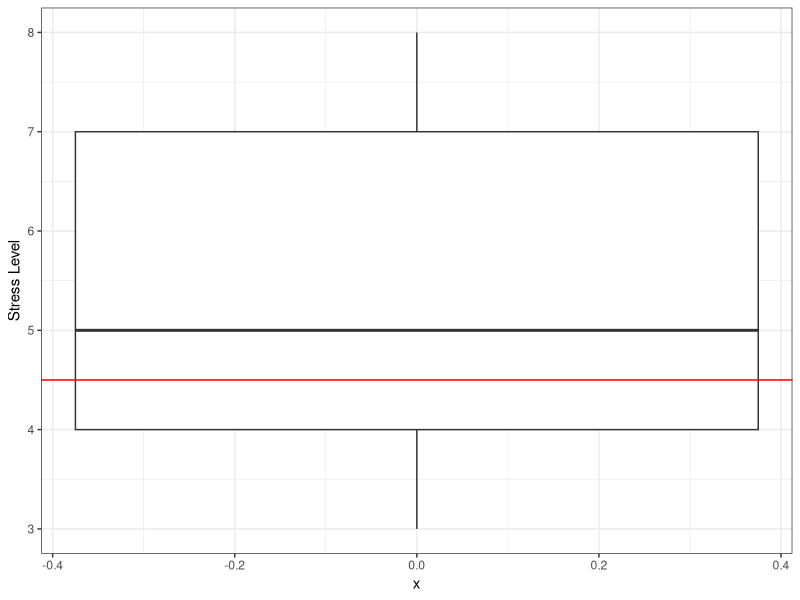
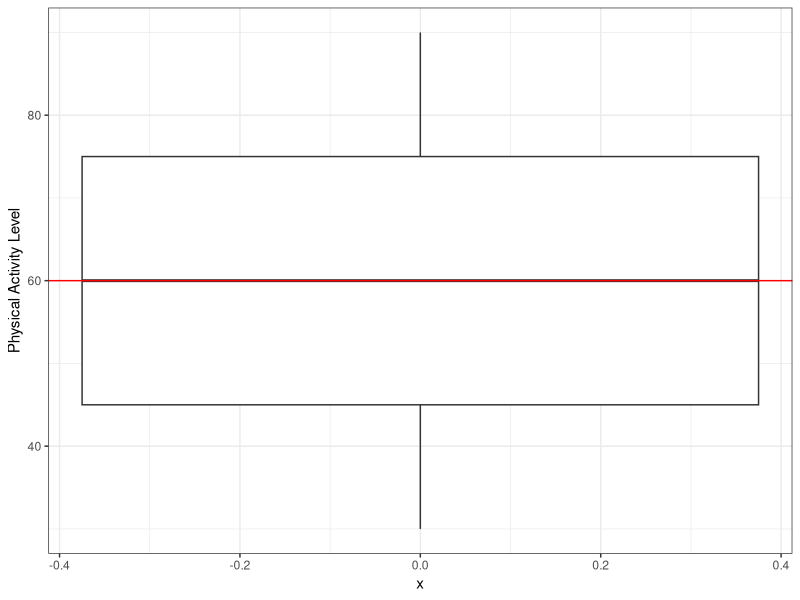
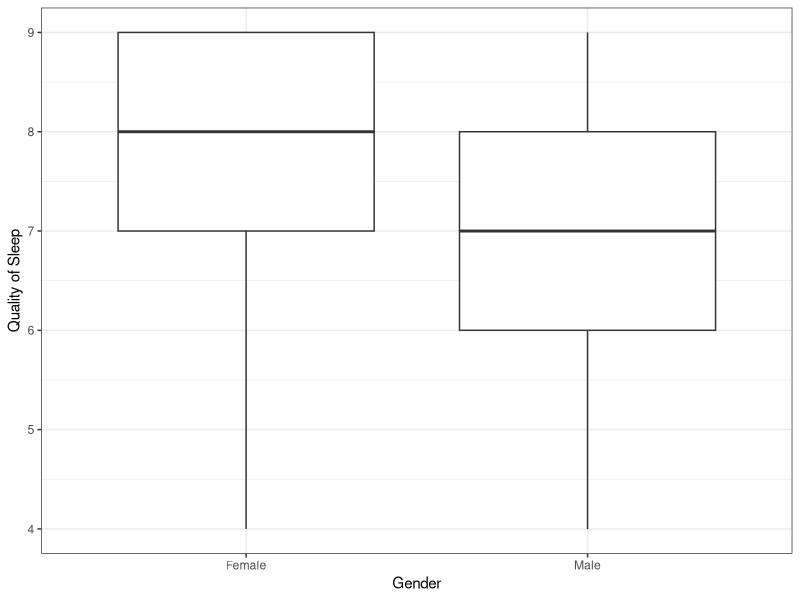
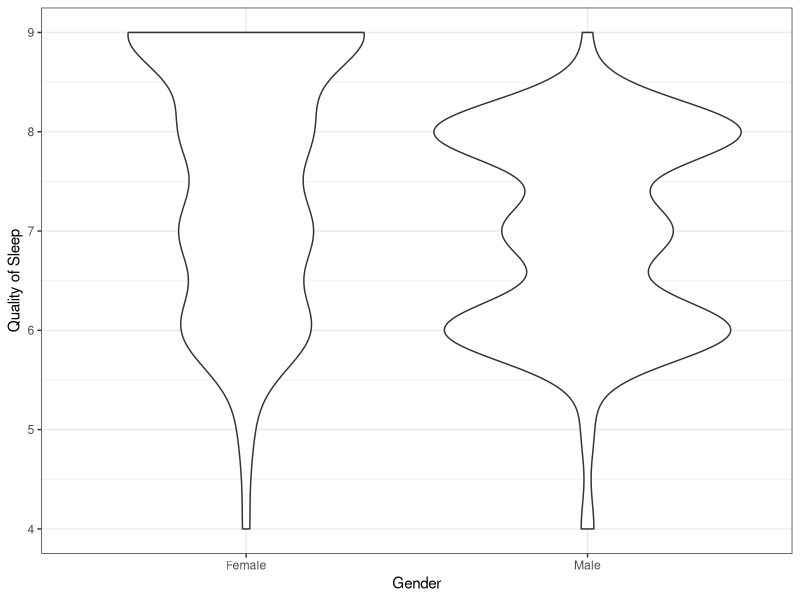
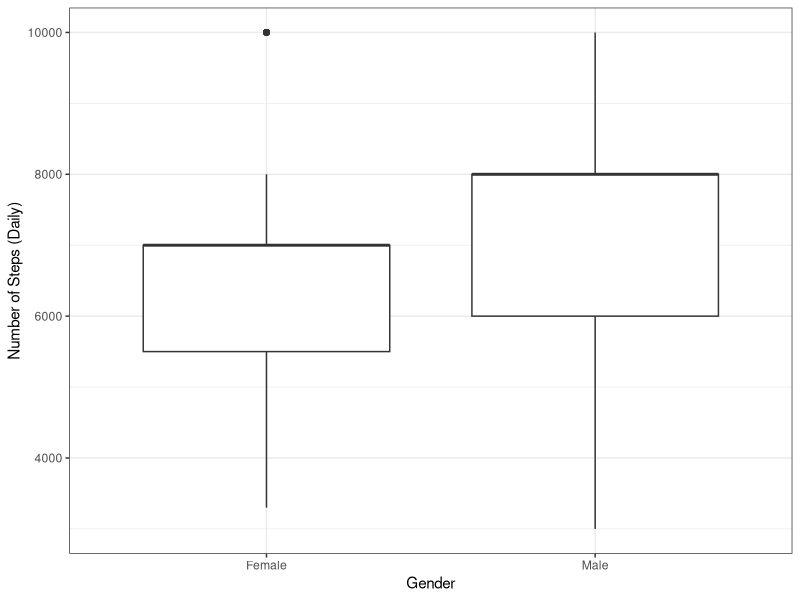
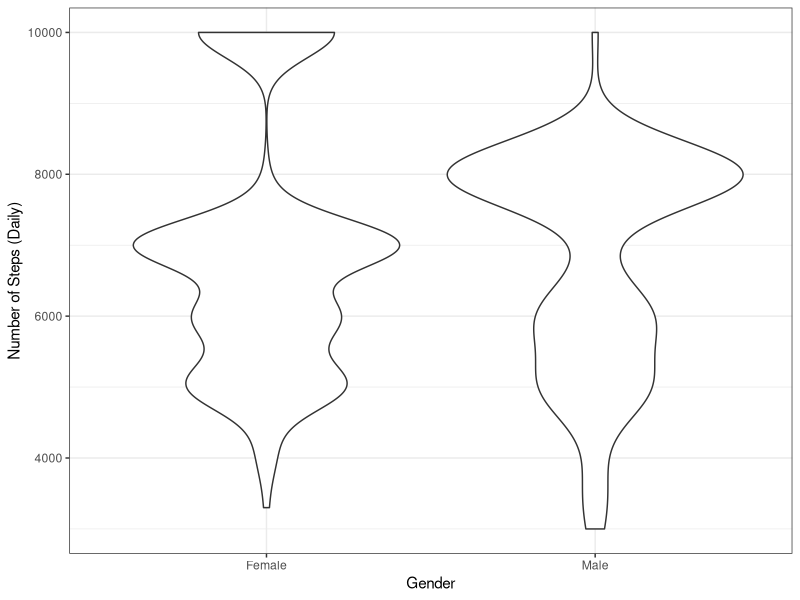
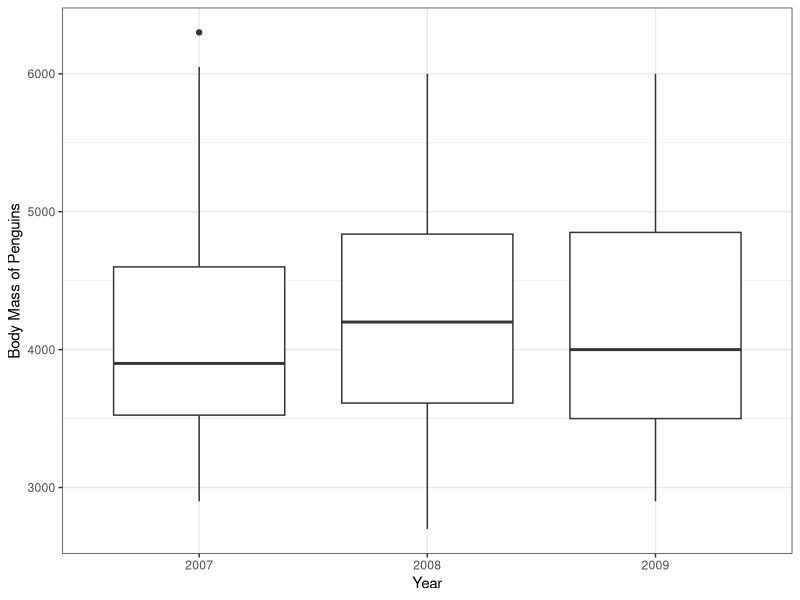
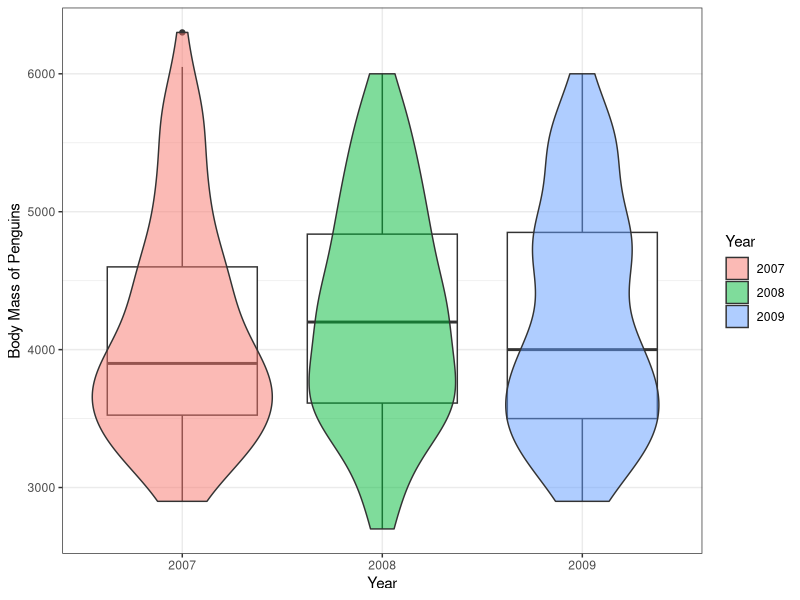

These figures' R source, in order: (Note: this script raises an error after producing the figures.)
## ---- chunk 1
library(tidyverse)
sleep <- read.csv("SleepHealthData.csv")
glimpse(sleep)
## ---- chunk 2
wtest <- wilcox.test(sleep$stress_level,mu=4.5,alternative = "greater")
wtest
## ---- chunk 3
ggplot(data=sleep,aes(x=NULL,y=stress_level)) + 
  geom_boxplot() + 
  geom_hline(aes(yintercept=4.5),color="red")+
  theme_bw() + 
  labs(y="Stress Level")
## ---- chunk 4
library(tidyverse)
sleep <- read.csv("SleepHealthData.csv")
glimpse(sleep)
## ---- chunk 5
wtest <- wilcox.test(sleep$physical_activity_level,mu=60,alternative = "two.sided")
wtest
## ---- chunk 6
ggplot(data=sleep,aes(x=NULL,y=physical_activity_level)) + 
  geom_boxplot() + 
  geom_hline(aes(yintercept=60),color="red")+
  theme_bw() +
  labs(y="Physical Activity Level")
## ---- chunk 7
example <- data.frame(
  before=c(214,362,202,158,403,219,307,331),
  after=c(232,276,224,412,562,203,340,313)
)
glimpse(example)
## ---- chunk 8
wtest <- wilcox.test(x=example$before,y=example$after,paired=T,alternative="less",correct=TRUE)
wtest
## ---- chunk 9
library(MASS)
library(tidyverse)
glimpse(anorexia)
## ---- chunk 10
wtest <- wilcox.test(x=anorexia$Postwt,y=anorexia$Prewt,paired=T,alternative="two.sided")
wtest
## ---- chunk 11
sleep <- read.csv("SleepHealthData.csv")
glimpse(sleep)
## ---- chunk 12
wtest<- wilcox.test(quality_of_sleep~gender,data=sleep,alternative="two.sided")
wtest 
## ---- chunk 13
ggplot(data=sleep,aes(x=gender,y=quality_of_sleep))+
  geom_boxplot() + 
  theme_bw() + 
  labs(y="Quality of Sleep",x="Gender")
## ---- chunk 14
ggplot(data=sleep,aes(x=gender,y=quality_of_sleep))+
  geom_violin() + 
  theme_bw() + 
  labs(y="Quality of Sleep",x="Gender")
## ---- chunk 15
sleep <- read.csv("SleepHealthData.csv")
glimpse(sleep)
## ---- chunk 16
wtest<- wilcox.test(daily_steps~gender,data=sleep,alternative="two.sided")
wtest 
## ---- chunk 17
ggplot(data=sleep,aes(x=gender,y=daily_steps))+
  geom_boxplot() + 
  theme_bw() + 
  labs(y="Number of Steps (Daily)",x="Gender")
## ---- chunk 18
ggplot(data=sleep,aes(x=gender,y=daily_steps))+
  geom_violin() + 
  theme_bw() + 
  labs(y="Number of Steps (Daily)",x="Gender")
## ---- chunk 19
library(tidyverse)
glimpse(penguins)
## ---- chunk 20
ktest <- kruskal.test(body_mass~as.factor(year),data=penguins)
ktest
## ---- chunk 21
ggplot(data=penguins,aes(x=as.factor(year),y=body_mass)) + 
  geom_boxplot() + 
  theme_bw() + 
  labs(x="Year",y="Body Mass of Penguins")
## ---- chunk 22
ggplot(data=penguins,aes(x=as.factor(year),y=body_mass)) + 
  geom_boxplot() +
  geom_violin(aes(fill=as.factor(year)),alpha=0.5) + 
  theme_bw() + 
  labs(x="Year",y="Body Mass of Penguins",fill="Year")
## ---- chunk 23
glimpse(iris)
## ---- chunk 24
ktest <- kruskal.test(Petal.Width~Species,data=iris)
ktest
## ---- chunk 25
ggplot(data=iris,aes(x=Species,y=Petal.Width)) + 
  geom_boxplot() + 
  theme_bw() + 
  labs(x="Species",y="Petal Width")
## ---- chunk 26
ggplot(data=iris,aes(x=Species,y=Petal.Width)) + 
  geom_boxplot() +
  geom_violin(aes(fill=Species),alpha=0.5) + 
  scale_fill_discrete(palette="viridis") +
  theme_bw() + 
  labs(x="Species",y="Petal Width",fill="Species")
## ---- chunk 27
library(tidyverse)
sleep <- read.csv("SleepHealthData.csv")
glimpse(sleep)
## ---- chunk 28
ctest <- cor.test(sleep$daily_steps,sleep$sleep_duration,alternative="two.sided",method="spearman")
ctest
## ---- chunk 29
library(tidyverse)
sleep <- read.csv("SleepHealthData.csv")
glimpse(sleep)
## ---- chunk 30
ctest <- cor.test(sleep$daily_steps,sleep$quality_of_sleep,alternative="two.sided",method="spearman")
ctest
